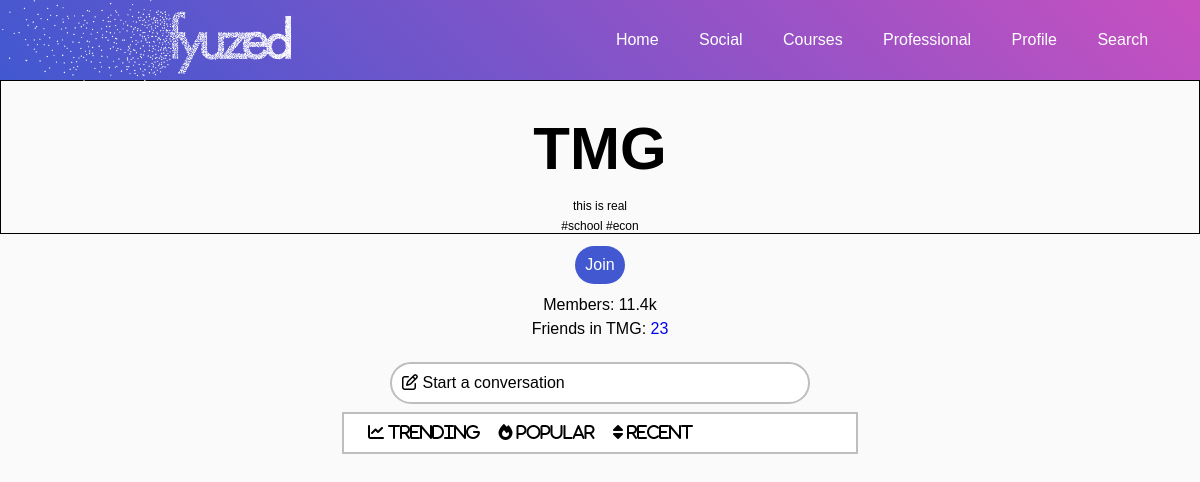
Before: /group/tmg/ (signed in) with the older database file.
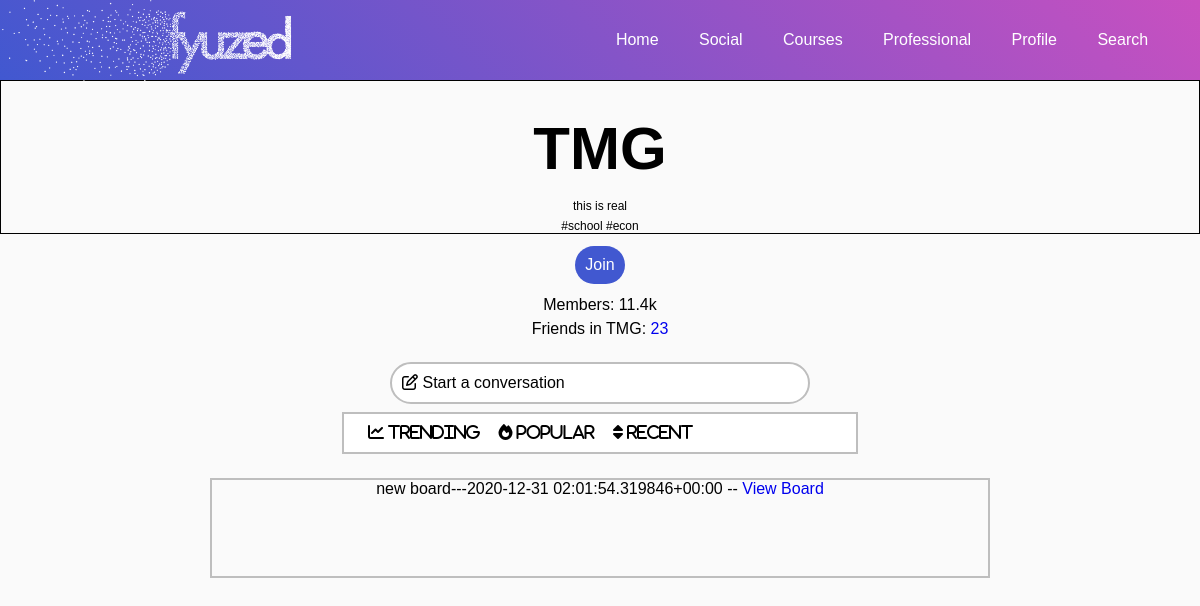
After: the same page with the newer database file.
### group/models.py (models this page shows)
class Board(models.Model):
    topic = models.CharField(max_length=255)
    description = models.CharField(max_length=1000, default='')
    last_updated = models.DateTimeField(auto_now_add=True)
    group = models.ForeignKey(Group, on_delete=models.CASCADE, null=True)
    starter = models.ForeignKey(CustomUser, on_delete=models.CASCADE, null=True)
    def __str__(self):
        return str(self.topic + "---" + str(self.last_updated))

### group/views.py (the view)
# urls.py: path('<slug:the_slug>/', ViewGroup.as_view(), name="viewgroup"),
class ViewGroup(LoginRequiredMixin, DetailView):
    model = Group
    template_name = 'groups/view_group.html'
    slug_url_kwarg = 'the_slug'
    slug_field = 'slug'
    def get_context_data(self, **kwargs):
        context = super().get_context_data(**kwargs)
        context['form'] = BoardCreationForm
        return context

### group/models.py (called while the page is built)
    def __str__(self):
        return str(self.name)

### templates/groups/view_group.html (shortened to what this page needs)
{% extends 'base.html' %}
{% load static %}
    {% block extrahead %}
    <link rel="stylesheet" type = "text/css" href="{% static 'css/view_group.css' %}">
    {% endblock %}
{% block content %}
<div class="group-header">
        <h3 class="title">
            {{ group.name }}
        </h3>
        <p class="Description">{{ group.description }}</p>
        <p class="tags">#school #econ</p>
</div>
<div class="join-leave">
    {% if not user in group.members.all %}
    <form method="POST" action="joingroup" group="{{ group }}">
        <input type='submit' value='Join' />
    </form>
    {% endif %}
</div>
<div class="memberinfo">
    <p>Members: 11.4k</p>
    <p>Friends in {{ group.name }}:
        <a href="#">23</a>
    </p>
</div>
<br>
<br>
<br>
<div class="create-board" id="button">
    <div class="board">
                <i class="far fa-edit"></i>
                Start a conversation
    </div>
</div>
<div class="sorting">
    <ul class="sorting-icons">
        <i class="fas fa-chart-line">
            trending
        </i>
        <i class="fas fa-fire">
            popular
        </i>
        <i class="fas fa-sort">
            recent
        </i>
    </ul>
</div>
    {% for board in group.board_set.all %}
    <ul>
        <div class="conversations-container">
            <li> {{ board }} -- <a href="{% url 'viewboard' group.slug board.id %}">View Board</a></li>
        </div>
    </ul>
    {% endfor %}
{% endblock %}

Changed rows visible on the page:
added Board: topic+last_updated "new board---2020-12-31 02:01:54.319846+00:00"
